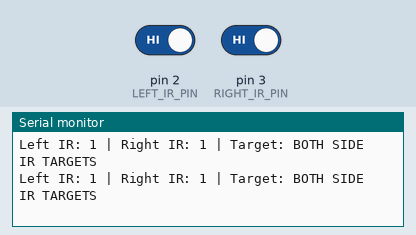
Simulated run of this sketch. Board: Arduino Uno, built with avr-gcc and run on an emulated ATmega328P. On the bench: the last lines printed to the serial monitor. Inputs (shaded band) come from the test bench; at power-on: pin 2 (LEFT_IR_PIN) HIGH, pin 3 (RIGHT_IR_PIN) HIGH.

Above: at 1.2 s.
1.3 s: pin 2 (LEFT_IR_PIN) driven LOW
At 1.56 s:
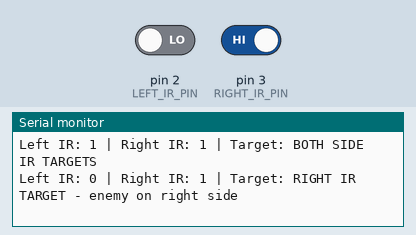
3.3 s: pin 3 (RIGHT_IR_PIN) driven LOW
At 3.57 s:
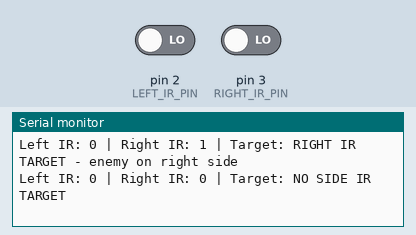
5.3 s: pin 2 (LEFT_IR_PIN) driven HIGH
At 5.57 s:
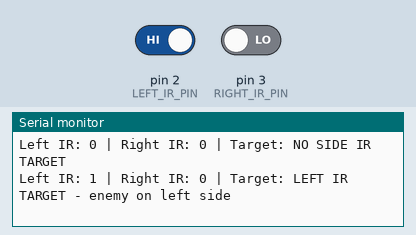

Measured:
- after the input at 1.3 s, the serial monitor: prints a new line after 0.10 s (image 1)
- after the input at 3.3 s, the serial monitor: prints a new line after 0.11 s (image 2)
- after the input at 5.3 s, the serial monitor: prints a new line after 0.12 s (image 3)

The sketch:

IR_sensing.ino
```cpp
// ============================================================
// Side IR Sensor Control Code
// 담당: 좌/우 측면 HW-201 적외선 센서 감지
//
// 역할:
// - 왼쪽 적외선 센서가 적을 감지했는지 확인
// - 오른쪽 적외선 센서가 적을 감지했는지 확인
// - 적이 어느 측면에 있는지 IrTarget 값으로 반환
// - detectIrTarget() 호출하여 회전 방향을 연결하면 됨
// ============================================================

const int LEFT_IR_PIN  = 2;
const int RIGHT_IR_PIN = 3;

const int IR_DETECTED_VALUE = HIGH; // 감지값이 0인지 1인지


// ============================================================
// 모터에게 넘겨줄 적외선 감지 결과
// ============================================================

enum IrTarget
{
    IR_TARGET_NONE,       // 측면 적 감지 없음
    IR_TARGET_LEFT,       // 왼쪽에서 적 감지
    IR_TARGET_RIGHT,      // 오른쪽에서 적 감지
    IR_TARGET_BOTH        // 좌우 둘 다 감지
};

int readIrRaw(int pin)
{
    return digitalRead(pin);
}

bool isIrDetected(int pin)
{
    int value = readIrRaw(pin);

    return value == IR_DETECTED_VALUE;
}


// ============================================================
// 좌/우 적외선 센서로 적 방향 판단
// main loop에서 이 함수를 호출하면 된다.
// ============================================================

IrTarget detectIrTarget()
{
    bool leftDetected  = isIrDetected(LEFT_IR_PIN);
    bool rightDetected = isIrDetected(RIGHT_IR_PIN);

    // 아무 측면 적도 감지되지 않음
    if (!leftDetected && !rightDetected)
    {
        return IR_TARGET_NONE;
    }

    // 왼쪽만 감지
    // -> 적이 왼쪽 측면에 있다고 판단
    if (leftDetected && !rightDetected)
    {
        return IR_TARGET_LEFT;
    }

    // 오른쪽만 감지
    // -> 적이 오른쪽 측면에 있다고 판단
    if (!leftDetected && rightDetected)
    {
        return IR_TARGET_RIGHT;
    }

    // 좌우 둘 다 감지
    // -> 적이 가까이 있거나 반사/센서 범위가 겹친 상황
    return IR_TARGET_BOTH;
}


// ============================================================
// 아래는 디버깅용 시리얼 모니터 출력용
// ============================================================

const char* irTargetToText(IrTarget target)
{
    switch (target)
    {
        case IR_TARGET_NONE:
            return "NO SIDE IR TARGET";

        case IR_TARGET_LEFT:
            return "LEFT IR TARGET - enemy on left side";

        case IR_TARGET_RIGHT:
            return "RIGHT IR TARGET - enemy on right side";

        case IR_TARGET_BOTH:
            return "BOTH SIDE IR TARGETS";

        default:
            return "UNKNOWN";
    }
}

void printIrValues()
{
    int leftValue  = readIrRaw(LEFT_IR_PIN);
    int rightValue = readIrRaw(RIGHT_IR_PIN);

    IrTarget target = detectIrTarget();

    Serial.print("Left IR: ");
    Serial.print(leftValue);

    Serial.print(" | Right IR: ");
    Serial.print(rightValue);

    Serial.print(" | Target: ");
    Serial.println(irTargetToText(target));
}


// ============================================================
// 실제에선 아래가 아닌 main에서 detectIrTarget()만 함수 호출 사용
// ============================================================

void setup()
{
    Serial.begin(115200);

    pinMode(LEFT_IR_PIN, INPUT);
    pinMode(RIGHT_IR_PIN, INPUT);
}

void loop()
{
    printIrValues();

    delay(200);
}
```
